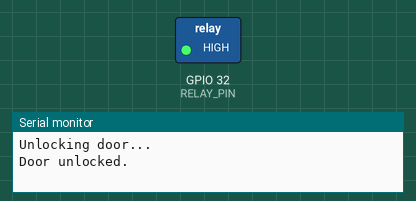
A sketch run on a simulated ESP32. Parts: switched loads named in the sketch (green lamp = pin HIGH), the last lines printed to the serial monitor.

Above: at 0.1 s.
At 2.1 s:
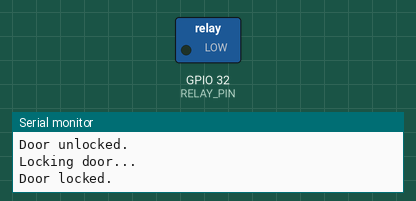
Timing chart, 0 to 3.6 s (numbered marks = the images above):
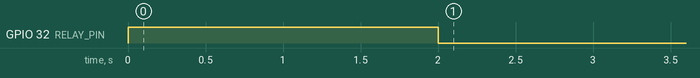

The sketch:

LockMechanism_Module.ino
```cpp
/*
Unlock Door Function for ESP32 Wroom
--------------------------------------
This function is responsible for unlocking the door for a defined amount of time
(2 seconds in this case), and then automatically locking it again after that duration.
It provides feedback via the serial monitor.

Hardware: ESP32 Wroom (Feather or Dev Kit)
Relay Pin: GPIO 32 (or another GPIO pin of your choice)

Author: Anthony Le <anthle@pdx.edu>
Date: Nov 19th, 2024
Version: 0.5
*/

#define UNLOCK_TIME 2 // Unlock duration in seconds (set to 2 seconds)
#define RELAY_PIN 32  // GPIO pin connected to the relay (adjust as per your wiring)

bool doorUnlocked = false;  // Flag to ensure the door unlocks only once

void setup() {
  // Start serial communication for feedback
  Serial.begin(115200);   // Ensure the baud rate matches your serial monitor
  pinMode(RELAY_PIN, OUTPUT);  // Set the relay pin as output
  digitalWrite(RELAY_PIN, LOW); // Ensure the door is locked initially
}

void loop() {
  // Check if the door has been unlocked
  if (!doorUnlocked) {
    unlockDoor();  // Unlock the door
    doorUnlocked = true;  // Set the flag to true so the door doesn't unlock again
  }

  // Optional: Wait some time before ending the loop or doing other tasks
  delay(5000);  // Wait 5 seconds before the loop ends or other actions happen
}

/*
Unlock Door Function
---------------------
This function unlocks the door for a defined time (2 seconds)
and then locks it back.

1. Unlocks the door by activating the relay.
2. Waits for the specified unlock duration.
3. Locks the door by deactivating the relay.
*/

void unlockDoor() {
  // Start of the unlocking process
  Serial.println("Unlocking door..."); // Print to serial monitor that the door is unlocking
  digitalWrite(RELAY_PIN, HIGH); // Activate relay to unlock the door

  // Notify that the door is now unlocked
  Serial.println("Door unlocked."); // Print door status to serial monitor

  // Wait for the specified unlock duration (2 seconds)
  delay(UNLOCK_TIME * 1000); // Delay in milliseconds (UNLOCK_TIME * 1000 to convert to ms)

  // Start of the locking process after the unlock time has elapsed
  Serial.println("Locking door..."); // Print to serial monitor that the door is locking
  digitalWrite(RELAY_PIN, LOW); // Deactivate relay to lock the door

  // Notify that the door is now locked
  Serial.println("Door locked."); // Print door status to serial monitor
  delay(2000);                   // Wait for 2 seconds before the function ends (additional time to confirm lock)
}
```

Measured:
- by itself, GPIO 32 (RELAY_PIN): LOW → HIGH at 0.00 s, → LOW 2.0 s later
